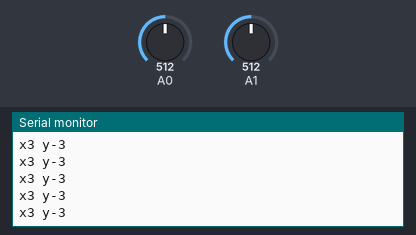
This sketch was run on a simulated Arduino Uno, built with avr-gcc and run on an emulated ATmega328P. Shown: the last lines printed to the serial monitor. The inputs (shaded band) are chosen by the test bench; at power-on: A0 = 512, A1 = 512.

Above: at 1.2 s.
1.3 s: A0 set to 710
At 1.33 s:
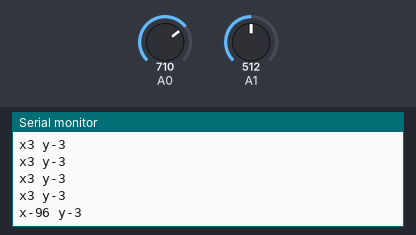
2.8 s: A0 set to 726
At 2.85 s:
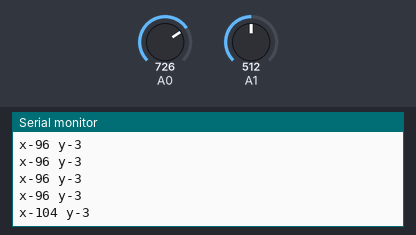
Timing chart, 0 to 5.8 s (numbered marks = the images above; inputs shaded):
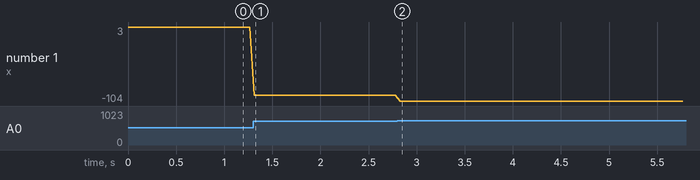

Measured:
- after the input at 1.3 s, the serial monitor: prints a new line at once (image 1)
- after the input at 2.8 s, the serial monitor: prints a new line at once (image 2)
- plotted number 1: 3 → -96 after the input at 1.3 s, -96 → -104 after the input at 2.8 s

The sketch:

sketch_dec11a.ino
```cpp
int x;
int y;

void setup()
{
  pinMode(A0,INPUT);
  pinMode(A1,INPUT);
   Serial.begin(115200);
}

void loop()
{
  x = 1014-analogRead(A0);
  x = map(x,2,1024,-255,255);
  x = x +9;
  x = constrain(x,-255,255);

  y = 1014-analogRead(A1);
  y = map(y,3,1020,-255,255);
  y = y +2;
  y = constrain(y,-255,255);

  Serial.print("x");
  Serial.print(x);
  Serial.print(" y");
  Serial.print(y);
  Serial.print('\n');
  delay(50);

}
```
